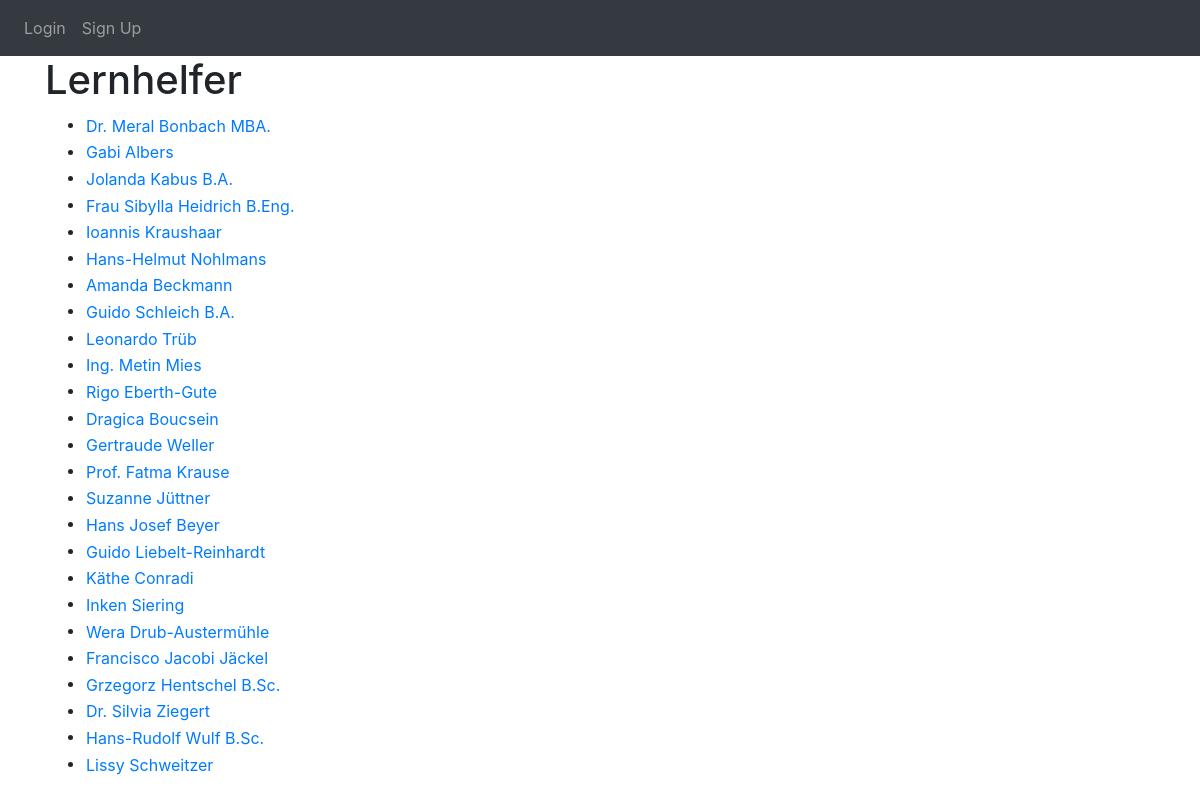
Page /list-tutors on the committed database.
### website/models.py (models this page shows, shortened)
class Tutor(db.Model):
    id = db.Column(db.Integer, primary_key=True)
    name = db.Column(db.String(150))
    birthdate = db.Column(db.Date)
    start_date = db.Column(db.Date)
    max_grade = db.Column(db.Integer)
    hours = db.Column(db.String(10))
    subjects = db.Column(db.String(150))
    availability = db.relationship('Availability', backref='tutor')
    comment = db.Column(db.String(1000))
    street = db.Column(db.String(150))
    plz = db.Column(db.String(10))
    email = db.Column(db.String(150), unique=True)
    phone = db.Column(db.String(20))
    school_university = db.Column(db.String(150))
    area = db.Column(db.String(150))
    semester = db.Column(db.String(10))
    native_language = db.Column(db.String(150))
    qualification = db.Column(db.String(150))
    previous_training = db.Column(db.String(150))
    previous_training_nr = db.Column(db.String(150))
    wage = db.Column(db.String(150))
    gender = db.Column(db.String(1))
    matches = db.relationship('Match', backref='tutor')

### website/views.py (the view)
@views.route('/list-tutors')
def list_tutors():
    tutors = Tutor.query.all()
    return render_template('list_tutors.html', tutors=tutors, user=current_user)

### website/views.py (called while the page is built)
@views.app_context_processor
def inject_tutor_has_availability():
    return dict(tutor_has_availability=tutor_has_availability)

### website/templates/list_tutors.html (shortened to what this page needs)
{% extends "base.html" %}
{% block content %}
<h1>Lernhelfer</h1>
<ul>
  {% for tutor in tutors %}
  <li>
    <form action="{{ url_for('views.edit_tutor', tutor_id=tutor.id) }}" method="GET">
      <button type="submit" class="btn btn-link" style="padding: 0;">{{ tutor.name }}</button>
    </form>
  </li>
  {% endfor %}
</ul>
{% endblock %}

### website/templates/base.html (shortened to what this page needs)
<!DOCTYPE html>
<html>
  <head>
    <link
      rel="stylesheet"
      href="https://stackpath.bootstrapcdn.com/bootstrap/4.4.1/css/bootstrap.min.css"
    />
    <link
      rel="stylesheet"
      href="https://stackpath.bootstrapcdn.com/font-awesome/4.7.0/css/font-awesome.min.css"
    />
  </head>
<body>
    <nav class="navbar navbar-expand-lg navbar-dark bg-dark">
        <div  class="collapse navbar-collapse" id = "navbar">
            <div class="navbar-nav">
                {% if user.is_authenticated %}
                <a class="nav-item nav-link" id="home" href="/">Home</a>
                <a class="nav-item nav-link" id="Lernhelfer hinzufügen" href="/create-lernhelfer">Lernhelfer hinzufügen</a>
                <a class="nav-item nav-link" id="Schüler hinzufügen" href="/create-child">Schüler hinzufügen</a>
                <a class="nav-item nav-link" id="logout" href="/logout">Logout</a>
                {% else %}
                <a class="nav-item nav-link" id="login" href="/login">Login</a>
                <a class="nav-item nav-link" id="signUp" href="/sign-up">Sign Up</a>
                {% endif %}
              </div>
        </div>
    </nav>
    <div class="container">
        {% block content %}
        {% endblock %}
    </div>
</body>
</html>

### rows in the picture
Tutor: name "Dr. Meral Bonbach MBA."
Tutor: name "Gabi Albers"
Tutor: name "Jolanda Kabus B.A."
Tutor: name "Frau Sibylla Heidrich B.Eng."
Tutor: name "Ioannis Kraushaar"
Tutor: name "Hans-Helmut Nohlmans"
Tutor: name "Amanda Beckmann"
Tutor: name "Guido Schleich B.A."
Tutor: name "Leonardo Trüb"
Tutor: name "Ing. Metin Mies"
Tutor: name "Rigo Eberth-Gute"
Tutor: name "Dragica Boucsein"
Tutor: name "Gertraude Weller"
Tutor: name "Prof. Fatma Krause"
Tutor: name "Suzanne Jüttner"
Tutor: name "Hans Josef Beyer"
Tutor: name "Guido Liebelt-Reinhardt"
Tutor: name "Käthe Conradi"
Tutor: name "Inken Siering"
Tutor: name "Wera Drub-Austermühle"
Tutor: name "Francisco Jacobi Jäckel"
Tutor: name "Grzegorz Hentschel B.Sc."
Tutor: name "Dr. Silvia Ziegert"
Tutor: name "Hans-Rudolf Wulf B.Sc."
Tutor: name "Lissy Schweitzer"
